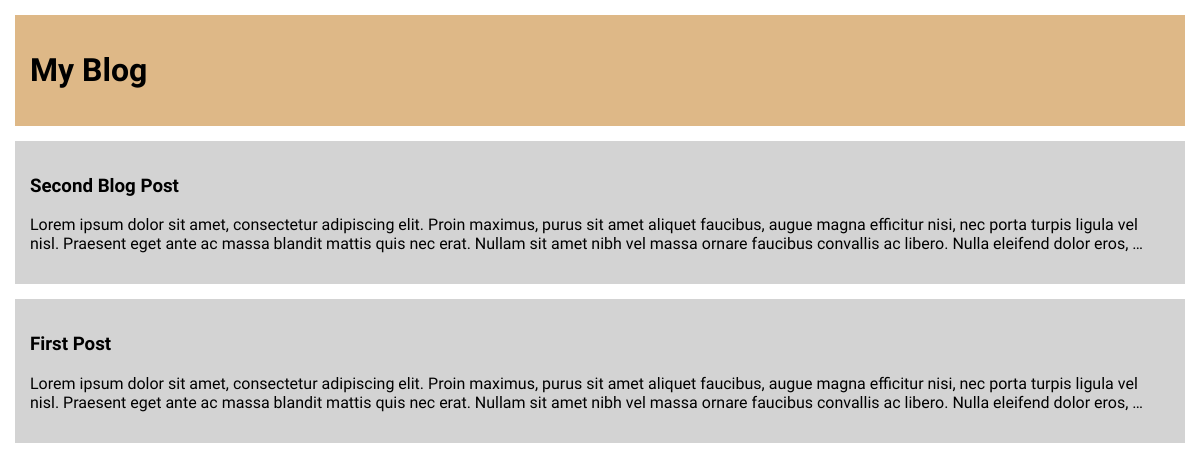
Before: / with the older database file.
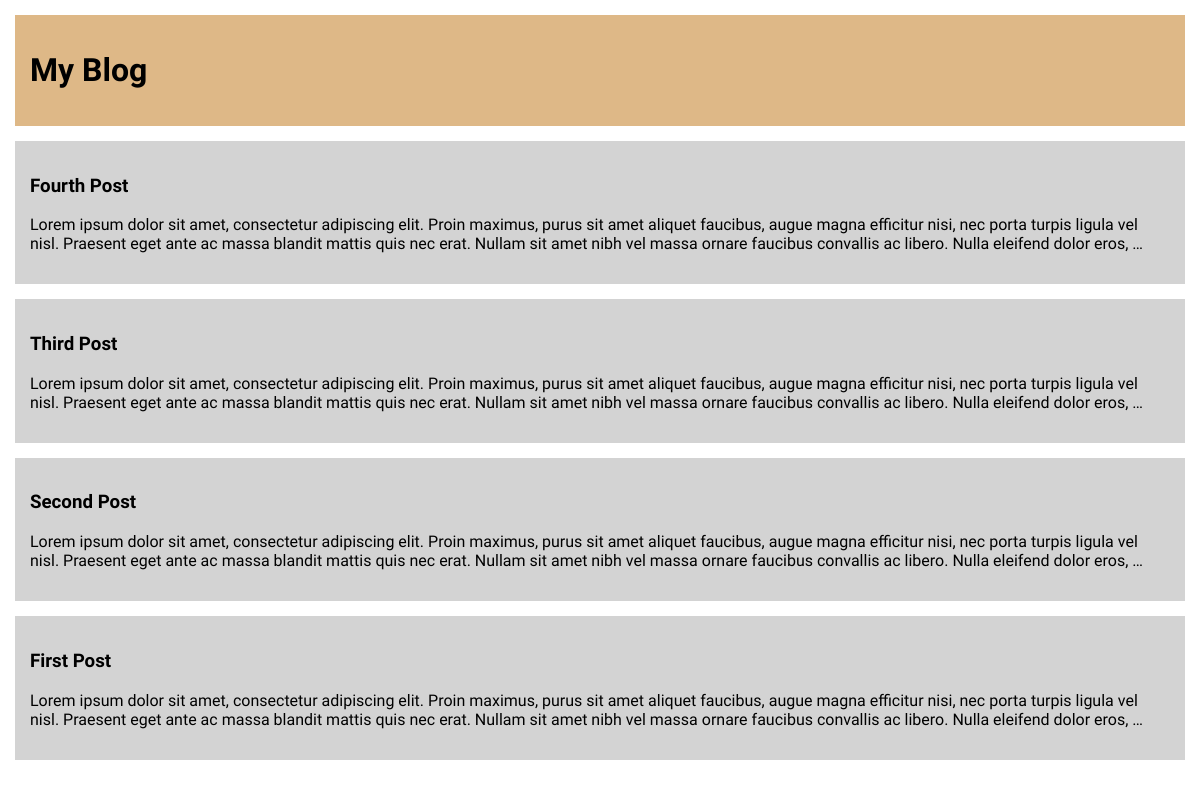
After: the same page with the newer database file.
### main/models.py (models this page shows, shortened)
class BlogPost(models.Model):
    title = models.CharField(max_length=100)
    body = models.TextField()
    publication_date = models.DateTimeField(default=timezone.now)
    author = models.ForeignKey(
        to=settings.AUTH_USER_MODEL,
        on_delete=models.SET(get_deleted_user),
    )

### main/views.py (the view)
# urls.py: path('', HomePageView.as_view(), name='homepage'),
class HomePageView(ListView):
    def get_queryset(self):
        return BlogPost.objects.order_by('-publication_date')

### main/templates/main/blogpost_list.html
{% extends 'main/base.html' %}
{% block content %}
    {% for post in blogpost_list %}
        <a href="{% url 'main:post_detail' post.pk %}">
            <div class="blogpost">
                <h3>{{ post.title|escape }}</h3>
                {{ post.body|truncatewords:50|escape|linebreaks }}
            </div>
        </a>
    {% endfor %}
{% endblock content %}

### main/templates/main/base.html (shortened to what this page needs)
{% load static %}
<html>
<head>
    <link href="{% static 'main/style.css' %}" rel="stylesheet">
</head>
<body>
<header>
    <h1><a href="{% url 'main:homepage' %}">My Blog</a></h1>
</header>
<div>
    {% block content %}
    {% endblock content %}
</div>
</body>
</html>

### main/static/main/style.css (style rules this page uses)
body { font-family: 'Source Sans Pro', sans-serif; margin: 0; }
header { background: burlywood; padding: 15px; margin: 15px; }
a, a:visited { color: black; text-decoration: none; }
.blogpost { background: lightgray; margin: 15px; padding: 15px; }

Changed rows visible on the page:
added BlogPost: title "Fourth Post", body "Lorem ipsum dolor sit amet, consectetur adipiscing elit. Proin maximus, purus sit amet aliquet faucibus, augue magna efficitur nisi, nec porta turpis ligula vel nisl. Praesent eget ante ac massa blandit mattis quis nec erat. Nullam sit amet nibh vel massa ornare faucibus convallis ac libero. Nulla eleifend dolor eros, …"
added BlogPost: title "Third Post", body "Lorem ipsum dolor sit amet, consectetur adipiscing elit. Proin maximus, purus sit amet aliquet faucibus, augue magna efficitur nisi, nec porta turpis ligula vel nisl. Praesent eget ante ac massa blandit mattis quis nec erat. Nullam sit amet nibh vel massa ornare faucibus convallis ac libero. Nulla eleifend dolor eros, …"
changed BlogPost: title "Second Blog Post" → "Second Post"
